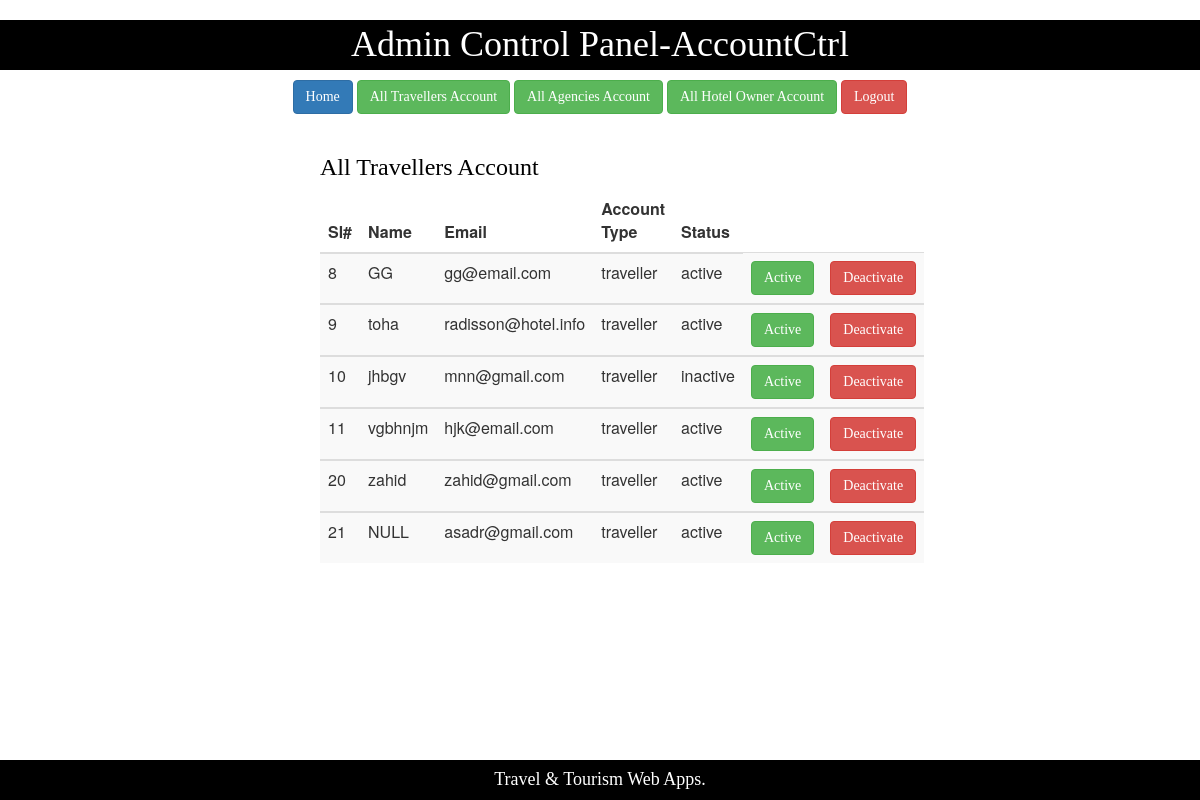
The app's page /Admin_AccountCtrl_Travellers.php with its own data.
### tables this page shows
CREATE TABLE `profile` (
  `sl` int(5) NOT NULL,
  `name` varchar(30) DEFAULT 'null',
  `address` varchar(50) DEFAULT 'null',
  `email` varchar(30) NOT NULL,
  `phone_no` varchar(20) DEFAULT 'null',
  `join_date` varchar(6) NOT NULL DEFAULT current_timestamp(),
  `type` varchar(30) NOT NULL,
  `status` varchar(30) NOT NULL DEFAULT 'active'
);

### models/db_config.php (called while the page is built, shortened)
<?php
	$db_server="localhost";
	$db_user="root";
	$db_password="";
	$db_name="wt_sp21_f";
	function get($query){
		global $db_server,$db_user,$db_password,$db_name;
		$conn = mysqli_connect($db_server,$db_user,$db_password,$db_name);
		$result = mysqli_query($conn,$query);
		$data=array();
		if(mysqli_num_rows($result) > 0){
			while($row=mysqli_fetch_assoc($result)){
				$data[] = $row;
			}
		}
		return $data;
	}
?>

### controllers/Admin_AccountController.php (called while the page is built, shortened)
<?php
require_once "models/db_config.php";
function getAllTravellersAcc()
{
	$query="SELECT sl,name,email,type,status from profile WHERE type='traveller'";
    $result = get($query);
    return $result;
}
?>

### Admin_AccountCtrl_Travellers.php (the view, shortened to what this page needs)
<?php
require_once 'controllers/Admin_AccountController.php';
include 'Admin_AccountCtrl_Header.php';
$result = getAllTravellersAcc();
?>
<div class="center">
	<h3 class="text">All Travellers Account</h3>
	<table class="table table-striped">
		<thead>
			<th>Sl#</th>
			<th>Name</th>
			<th>Email</th>
			<th>Account Type</th>
			<th>Status</th>
		</thead>
		<?php
		foreach($result as $row):?>
		<tbody>
			<td><?php echo $row["sl"];?></td>
			<td><?php echo $row["name"];?></td>
			<td><?php echo $row["email"];?></td>
			<td><?php echo $row["type"];?></td>
			<td><?php echo $row["status"];?></td>
            <td><a href="controllers/Admin_AccountActiveController.php?id=<?php echo $row['sl'];?>" class="btn btn-success">Active</a></td>
            <td><a href="controllers/Admin_AccountDeactiveController.php?id=<?php echo $row['sl'];?>" class="btn btn-danger">Deactivate</a></td>
		</tbody>
		<?php endforeach;?>
	</table>
</div>
<?php include 'Admin_Home_Footer.php';?>

### Admin_AccountCtrl_Header.php (shortened to what this page needs)
<html>
	<head>
		<link rel="stylesheet" href="https://maxcdn.bootstrapcdn.com/bootstrap/3.3.7/css/bootstrap.min.css">
		<link rel="stylesheet" href="styles/mystyle.css">
	</head>
	<body>
		<div class="text-center">
			<h1 class="header">Admin Control Panel-AccountCtrl</h1>
		</div>
		<div class="text-center">
			<a href="Admin_Home.php" class="btn btn-Primary"> Home </a>
			<a href="Admin_AccountCtrl_Travellers.php" class="btn btn-Success"> All Travellers Account </a>
			<a href="Admin_AccountCtrl_Agencies.php" class="btn btn-Success"> All Agencies Account </a>
			<a href="Admin_AccountCtrl_Hotel.php" class="btn btn-Success"> All Hotel Owner Account </a>
			<a href="index.php" class="btn btn-danger"> Logout </a>
		</div>

### Admin_Home_Footer.php
		<footer class="footer">
			<h4> Travel & Tourism Web Apps.</h4>
		</footer>
	</body>
</html>

### styles/mystyle.css (style rules this page uses)
body { background-color:white; padding:0px; }
.text { font-family:consolas; color:black; }
.footer { position:fixed; left:0; bottom:0; width: 100%; background-color: black; color: white; text-align: center; font-family:consolas; }
.header { position:relative; left:0; top:0; width: 100%; background-color: black; color: white; text-align: center; font-family:consolas; padding:5px; }
.center { margin: 0 auto; width:50% ; padding:20px; }
.btn { font-family:consolas; }

### records on screen
profile: sl "8", name "GG", email "gg@email.com", type "traveller", status "active"
profile: sl "9", name "toha", email "radisson@hotel.info", type "traveller", status "active"
profile: sl "10", name "jhbgv", email "mnn@gmail.com", type "traveller", status "inactive"
profile: sl "11", name "vgbhnjm", email "hjk@email.com", type "traveller", status "active"
profile: sl "20", name "zahid", email "zahid@gmail.com", type "traveller", status "active"
profile: sl "21", name "NULL", email "asadr@gmail.com", type "traveller", status "active"
